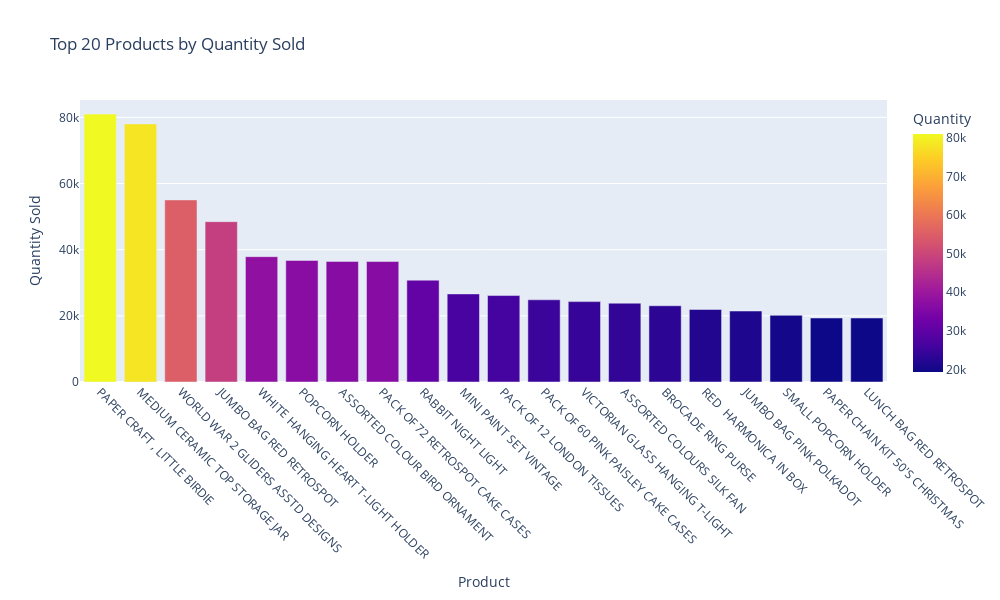
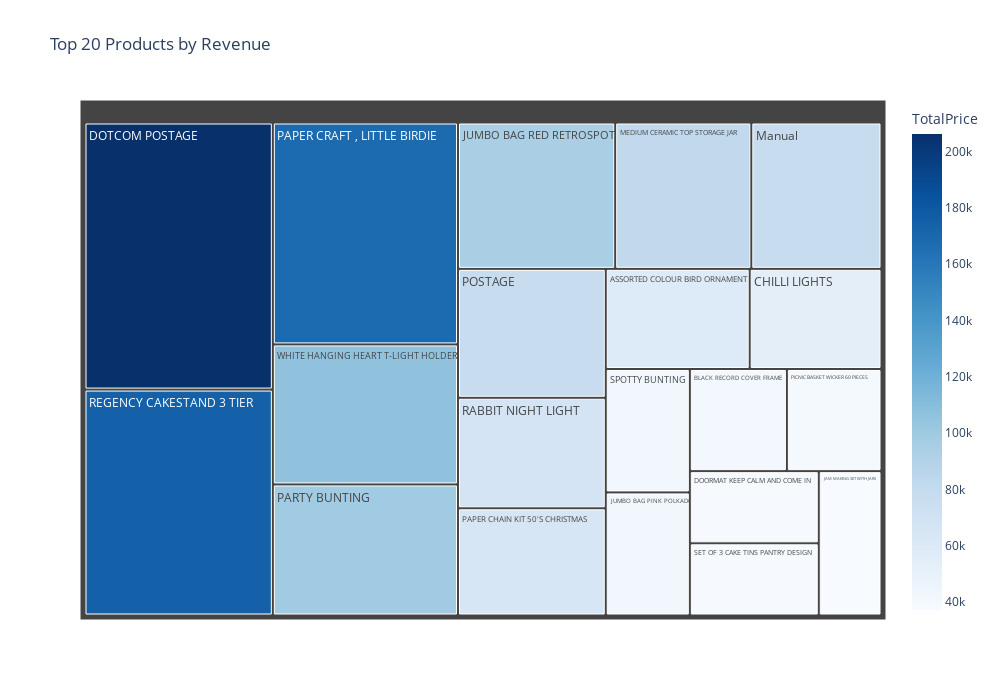

The cell these charts' notebook holds for them, in order:
### Markdown cell above
##### 3.2) Top products sold by Quantity and Revenue

### Code cell
# Top 20 products by quantity sold - using bar chart with Plotly
top_products = data.groupby('Description')['Quantity'].sum().sort_values(ascending=False).head(20).reset_index()

fig = px.bar(top_products, 
             x='Description', 
             y='Quantity',
             title='Top 20 Products by Quantity Sold',
             color='Quantity',
             color_continuous_scale=px.colors.sequential.Plasma)

fig.update_layout(
    xaxis={'categoryorder':'total descending', 'tickangle': 45},  # Include tickangle in update_layout
    xaxis_title='Product',
    yaxis_title='Quantity Sold',
    height=600,
    width=1000
)

# Remove the separate update_xaxis call that's causing the error
# fig.update_xaxis(tickangle=45)  # This line should be removed

fig.show()

# Top products by revenue - using treemap for hierarchical representation
top_revenue = data.groupby('Description')['TotalPrice'].sum().sort_values(ascending=False).head(20).reset_index()

fig = px.treemap(
    top_revenue,
    path=['Description'],
    values='TotalPrice',
    title='Top 20 Products by Revenue',
    color='TotalPrice',
    color_continuous_scale='Blues'
)

fig.update_layout(height=700, width=1000)
fig.show()

### Figure 1 — Plotly figure (JSON) as saved in the notebook; plotly's stock layout.template omitted (floating-point values rounded to 4 significant figures)
{"data": [{"hovertemplate": "Description=%{x}<br>Quantity=%{marker.color}<extra></extra>", "legendgroup": "", "marker": {"color": [80995, 78033, 55047, 48474, 37891, 36761, 36461, 36419, 30788, 26633, 26135, 24854, 24304, 23826, 23056, 21933, 21465, 20160, 19355, 19353], "coloraxis": "coloraxis", "pattern": {"shape": ""}}, "name": "", "orientation": "v", "showlegend": false, "textposition": "auto", "type": "bar", "x": ["PAPER CRAFT , LITTLE BIRDIE", "MEDIUM CERAMIC TOP STORAGE JAR", "WORLD WAR 2 GLIDERS ASSTD DESIGNS", "JUMBO BAG RED RETROSPOT", "WHITE HANGING HEART T-LIGHT HOLDER", "POPCORN HOLDER", "ASSORTED COLOUR BIRD ORNAMENT", "PACK OF 72 RETROSPOT CAKE CASES", "RABBIT NIGHT LIGHT", "MINI PAINT SET VINTAGE ", "PACK OF 12 LONDON TISSUES ", "PACK OF 60 PINK PAISLEY CAKE CASES", "VICTORIAN GLASS HANGING T-LIGHT", "ASSORTED COLOURS SILK FAN", "BROCADE RING PURSE ", "RED  HARMONICA IN BOX ", "JUMBO BAG PINK POLKADOT", "SMALL POPCORN HOLDER", "PAPER CHAIN KIT 50'S CHRISTMAS ", "LUNCH BAG RED RETROSPOT"], "xaxis": "x", "y": [80995, 78033, 55047, 48474, 37891, 36761, 36461, 36419, 30788, 26633, 26135, 24854, 24304, 23826, 23056, 21933, 21465, 20160, 19355, 19353], "yaxis": "y"}], "layout": {"barmode": "relative", "coloraxis": {"colorbar": {"title": {"text": "Quantity"}}, "colorscale": [[0, "#0d0887"], [0.1111, "#46039f"], [0.2222, "#7201a8"], [0.3333, "#9c179e"], [0.4444, "#bd3786"], [0.5556, "#d8576b"], [0.6667, "#ed7953"], [0.7778, "#fb9f3a"], [0.8889, "#fdca26"], [1, "#f0f921"]]}, "height": 600, "legend": {"tracegroupgap": 0}, "title": {"text": "Top 20 Products by Quantity Sold"}, "width": 1000, "xaxis": {"anchor": "y", "categoryorder": "total descending", "domain": [0, 1], "tickangle": 45, "title": {"text": "Product"}}, "yaxis": {"anchor": "x", "domain": [0, 1], "title": {"text": "Quantity Sold"}}}}

### Figure 2 — Plotly figure (JSON) as saved in the notebook; plotly's stock layout.template omitted (floating-point values rounded to 4 significant figures)
{"data": [{"branchvalues": "total", "customdata": [[206200.0], [174500.0], [168500.0], [106300.0], [99500.0], [94340.0], [81700.0], [78110.0], [78100.0], [66960.0], [64950.0], [59090.0], [54120.0], [42550.0], [42440.0], [40650.0], [39620.0], [38170.0], [38160.0], [37130.0]], "domain": {"x": [0, 1], "y": [0, 1]}, "hovertemplate": "labels=%{label}<br>TotalPrice_sum=%{value}<br>parent=%{parent}<br>id=%{id}<br>TotalPrice=%{color}<extra></extra>", "ids": ["DOTCOM POSTAGE", "REGENCY CAKESTAND 3 TIER", "PAPER CRAFT , LITTLE BIRDIE", "WHITE HANGING HEART T-LIGHT HOLDER", "PARTY BUNTING", "JUMBO BAG RED RETROSPOT", "MEDIUM CERAMIC TOP STORAGE JAR", "Manual", "POSTAGE", "RABBIT NIGHT LIGHT", "PAPER CHAIN KIT 50'S CHRISTMAS ", "ASSORTED COLOUR BIRD ORNAMENT", "CHILLI LIGHTS", "SPOTTY BUNTING", "JUMBO BAG PINK POLKADOT", "BLACK RECORD COVER FRAME", "PICNIC BASKET WICKER 60 PIECES", "DOORMAT KEEP CALM AND COME IN", "SET OF 3 CAKE TINS PANTRY DESIGN ", "JAM MAKING SET WITH JARS"], "labels": ["DOTCOM POSTAGE", "REGENCY CAKESTAND 3 TIER", "PAPER CRAFT , LITTLE BIRDIE", "WHITE HANGING HEART T-LIGHT HOLDER", "PARTY BUNTING", "JUMBO BAG RED RETROSPOT", "MEDIUM CERAMIC TOP STORAGE JAR", "Manual", "POSTAGE", "RABBIT NIGHT LIGHT", "PAPER CHAIN KIT 50'S CHRISTMAS ", "ASSORTED COLOUR BIRD ORNAMENT", "CHILLI LIGHTS", "SPOTTY BUNTING", "JUMBO BAG PINK POLKADOT", "BLACK RECORD COVER FRAME", "PICNIC BASKET WICKER 60 PIECES", "DOORMAT KEEP CALM AND COME IN", "SET OF 3 CAKE TINS PANTRY DESIGN ", "JAM MAKING SET WITH JARS"], "marker": {"coloraxis": "coloraxis", "colors": [206200.0, 174500.0, 168500.0, 106300.0, 99500.0, 94340.0, 81700.0, 78110.0, 78100.0, 66960.0, 64950.0, 59090.0, 54120.0, 42550.0, 42440.0, 40650.0, 39620.0, 38170.0, 38160.0, 37130.0]}, "name": "", "parents": ["", "", "", "", "", "", "", "", "", "", "", "", "", "", "", "", "", "", "", ""], "type": "treemap", "values": [206200.0, 174500.0, 168500.0, 106300.0, 99500.0, 94340.0, 81700.0, 78110.0, 78100.0, 66960.0, 64950.0, 59090.0, 54120.0, 42550.0, 42440.0, 40650.0, 39620.0, 38170.0, 38160.0, 37130.0]}], "layout": {"coloraxis": {"colorbar": {"title": {"text": "TotalPrice"}}, "colorscale": [[0, "rgb(247,251,255)"], [0.125, "rgb(222,235,247)"], [0.25, "rgb(198,219,239)"], [0.375, "rgb(158,202,225)"], [0.5, "rgb(107,174,214)"], [0.625, "rgb(66,146,198)"], [0.75, "rgb(33,113,181)"], [0.875, "rgb(8,81,156)"], [1, "rgb(8,48,107)"]]}, "height": 700, "legend": {"tracegroupgap": 0}, "title": {"text": "Top 20 Products by Revenue"}, "width": 1000}}
